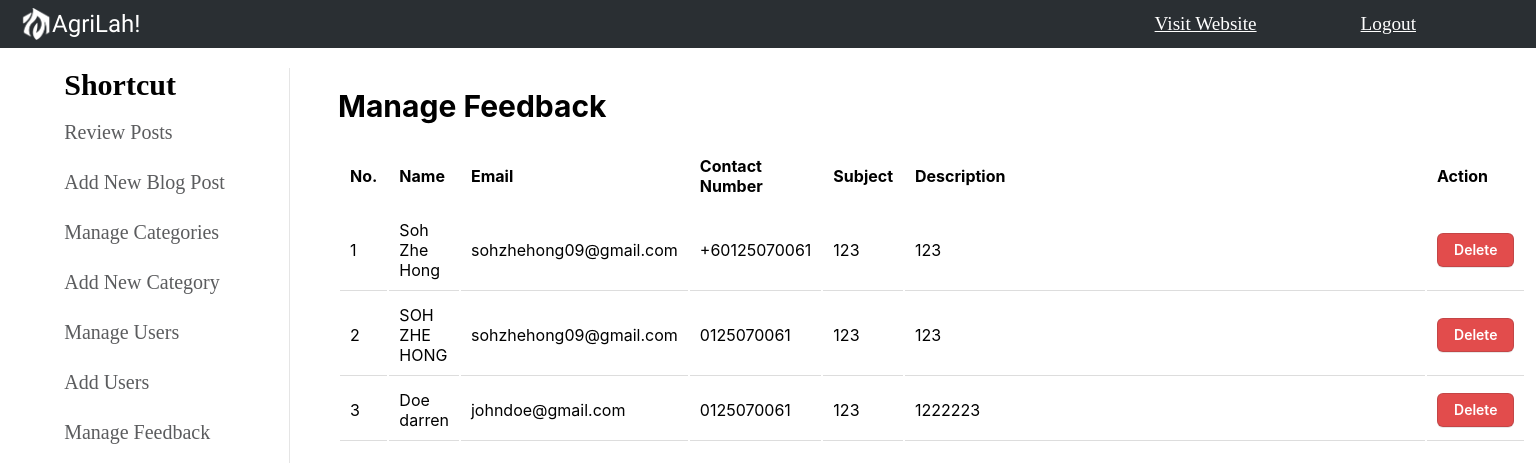
The page /admin/manage-feedback.php on the database its author committed.
### tables this page shows
CREATE TABLE IF NOT EXISTS `support` (
  `sup_id` int NOT NULL AUTO_INCREMENT,
  `user_id` int DEFAULT NULL,
  `name` varchar(255) DEFAULT NULL,
  `email` varchar(255) DEFAULT NULL,
  `contact_number` varchar(50) DEFAULT NULL,
  `subject` text,
  `description` longtext,
  PRIMARY KEY (`sup_id`),
  KEY `user_id` (`user_id`)
);

### admin/manage-feedback.php (the view, shortened to what this page needs)
<?php
include "header.php";
$query = "SELECT * FROM `support` ORDER BY `sup_id` DESC ";
$stmt = $db->query($query);
?>
<body>
    <main class="main">
        <section class="grid-container">
            <?php include 'sidebar.php' ?>
            <div>
                <?php
                $count = 0;
                echo '<section class="row-container">';
                if ($stmt->num_rows > 0) {
                    echo '<h2>Manage Feedback</h2>';
                    echo '<table>';
                    echo '<tr>';
                    echo '<th>No. </th>';
                    echo '<th>Name</th>';
                    echo '<th>Email</th>';
                    echo '<th>Contact Number</th>';
                    echo '<th>Subject</th>';
                    echo '<th>Description</th>';
                    echo '<th>Action</th>';
                    echo '</tr>';
                    while ($row = $stmt->fetch_assoc()) {
                        $count += 1;
                        echo "<tr>";
                        echo "<tr>";
                        echo '<td>' . $count . '</td>';
                        echo '<td>' . $row['name'] . '</td>';
                        echo '<td>' . $row['email'] . '</td>';
                        echo '<td>' . $row['contact_number'] . '</td>';
                        echo '<td>' . $row['subject'] . '</td>';
                        echo '<td>' . '<div style="word-wrap: break-word;width: 500px;">' . $row['description'] . '</div>' . '</td>';
                        echo '<td>';
                        echo '<form action="delete-feedback.php" method="get">';
                        echo '<input type="submit" class="red-btn" value="Delete" />';
                        echo '</form>';
                        echo '</td>';
                        echo "</tr>";
                    };
                    echo '</table>';
                } else {
                    echo 'No feedbacks found';
                };
                echo '</section>';
                ?>
            </div>
        </section>
    </main>
</body>

### admin/style/style.css (style rules this page uses)
html, body { scroll-behavior: smooth; }
* { margin: 0; padding: 0; box-sizing: border-box; }
.grid-container { display: grid; grid-template-columns: 290px auto; grid-gap: 3rem; margin-top: 20px; }
.row-container { margin: 20px 0; width: 98%; font-family: -apple-system,system-ui,"Segoe UI",Helvetica,Arial,sans-serif,"Apple Color Emoji","Segoe UI Emoji"; }
.row-container h2 { font-size: 30px; margin: 20px 0; font-weight: 700; }
table { width: 95%; }
td, th { text-align: left; padding: 10px; border-collapse: collapse; overflow-x: hidden; }
td { border-bottom: 1px solid #dddddd; }
.green-btn, .red-btn, .neutral-btn, .blue-btn { border-radius: 6px; box-sizing: border-box; border: 1px solid rgba(27, 31, 35, .15); box-shadow: rgba(27, 31, 35, .1) 0 1px 0; color: #fff; cursor: pointer; font-family: -apple-system,system-ui,"Segoe UI",Helvetica,Arial,sans-serif,"Apple Color Emoji","Segoe UI Emoji"; font-size: 14px; font-weight: 600; line-height: 20px; padding: 6px 16px; }
.red-btn { background-color: #e24c4c; }

### rows shown on the page
support: name "Soh Zhe Hong", email "sohzhehong09@gmail.com", contact_number "+60125070061", subject "123", description "123"
support: name "SOH ZHE HONG", email "sohzhehong09@gmail.com", contact_number "0125070061", subject "123", description "123"
support: name "Doe darren", email "johndoe@gmail.com", contact_number "0125070061", subject "123", description "1222223"
